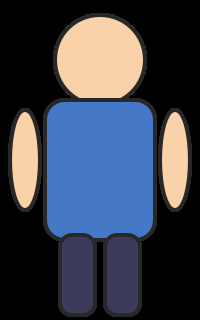
#> input picture One_Wave_Animator/assets/sample/sample_character.png, 200 x 320 px
$ python -i gif_export.py   (imports and definitions only)
#> lines starting #> are read from the running program, lines starting #| are printed output that depends on the picture
"""Turn a sequence of rendered QImage frames into an animated GIF.

Kept as its own small module (rather than folded into canvas_view.py) so
the Pillow dependency and the actual encoding logic can be unit tested
without touching Qt widgets, and so canvas_view.py stays free of an
image-library import it doesn't otherwise need.
"""
from __future__ import annotations

import io
from typing import List

from PySide6.QtCore import QBuffer, QIODevice
from PySide6.QtGui import QImage

try:
    from PIL import Image
except ImportError:  # pragma: no cover - exercised via GifExportError below
    Image = None


class GifExportError(RuntimeError):
    """Raised for any problem turning frames into a saved GIF file."""


def qimage_to_pil(image: QImage) -> "Image.Image":
    """Convert a QImage to a Pillow Image via PNG bytes.

    Going through an actual PNG round-trip (rather than reading QImage's
    raw buffer directly) sidesteps stride/byte-order pitfalls between Qt's
    and Pillow's native pixel layouts entirely - a few hundred extra bytes
    of encode/decode is a fine trade for correctness here.
    """
    buffer = QBuffer()
    buffer.open(QIODevice.OpenModeFlag.WriteOnly)
    if not image.save(buffer, "PNG"):
        raise GifExportError("Could not encode a frame to PNG for GIF export.")
    data = bytes(buffer.data())
    buffer.close()
    return Image.open(io.BytesIO(data)).convert("RGBA")


def qimages_to_gif(
    images: List[QImage],
    output_path: str,
    duration_ms: int = 150,
    loop: int = 0,
) -> None:
    """Save a list of same-size QImage frames as an animated GIF.

    duration_ms: milliseconds each frame is shown.
    loop: 0 = loop forever (Pillow/GIF convention), N = loop N times.
    """
    if Image is None:
        raise GifExportError(
            "Pillow is not installed. Run: pip install Pillow"
        )
    if len(images) < 2:
        raise GifExportError("Need at least 2 frames to export an animation.")

    frames = [qimage_to_pil(img) for img in images]
    # Composite onto a flat white background before palette quantization -
    # GIF has no true alpha compositing across frames, only a single
    # transparent-color index, so blending against white here (rather than
    # leaving partially-transparent pixels for the GIF encoder to guess
    # at) keeps every frame looking like what was actually on the canvas.
    flattened = []
    for frame in frames:
        canvas = Image.new("RGBA", frame.size, (255, 255, 255, 255))
        canvas.alpha_composite(frame)
        flattened.append(canvas.convert("RGB").convert("P", palette=Image.ADAPTIVE, colors=256))

    try:
        flattened[0].save(
            output_path,
            save_all=True,
            append_images=flattened[1:],
            duration=duration_ms,
            loop=loop,
            optimize=False,
        )
    except OSError as exc:
        raise GifExportError(f"Could not write GIF file: {exc}") from exc

>>> import cv2
>>> picture = cv2.imread('../assets/sample/sample_character.png', cv2.IMREAD_GRAYSCALE)
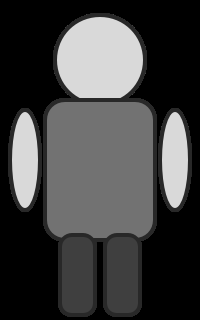
#> picture: shape (320, 200); min 0, max 217, mean 65.5
>>> result = qimages_to_gif(picture, 'out.png')
#> (the run stopped early here; a loop or call above may not have finished)
